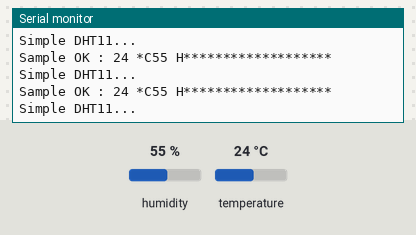
Simulated run of this sketch. Board: Arduino Uno, built with avr-gcc and run on an emulated ATmega328P. Parts: the last lines printed to the serial monitor. The test bench sets the inputs (shaded band); at power-on: humidity 55 %, temperature 24 °C.

Above: at 1.2 s.
1.3 s: humidity set to 22 %
At 2.2 s:
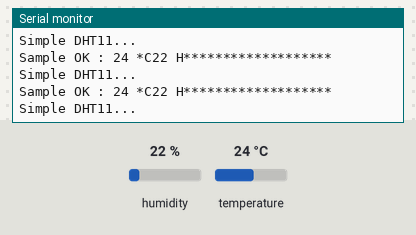
2.8 s: temperature set to 12 °C
At 3.3 s:
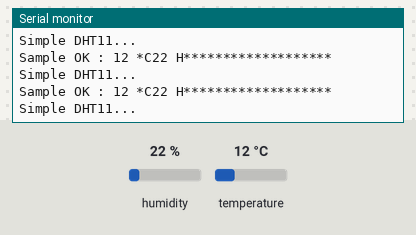
5.8 s: temperature set to 1 °C
At 6.7 s:
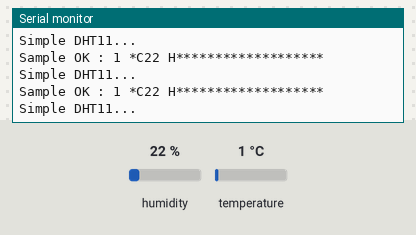
Timing chart, 0 to 8.8 s (numbered marks = the images above; inputs shaded):
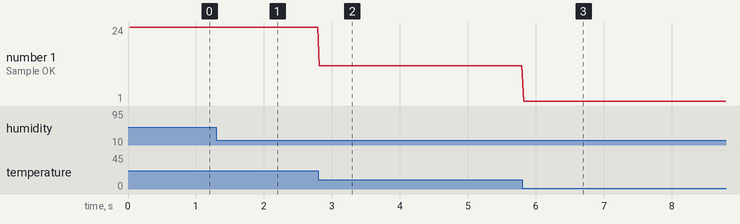

The sketch:

Matrice_led.ino
```cpp
//#include <WiFi.h>
//#include <time.h>
#include <MD_Parola.h>
#include <MD_MAX72xx.h>
#include <SPI.h>
#include "LiquidCrystal.h"
#include "Ultrasonic.h"
#include <SimpleDHT.h>


#define HARDWARE_TYPE MD_MAX72XX::FC16_HW
//#define HARDWARE_TYPE MD_MAX72XX::GENERIC_H

#define MAX_DEVICES 4

#define CLK_PIN   13 // or SCK
#define DATA_PIN  11 // or MOSI
#define CS_PIN    9 // or SS

int dht = 7;
byte temp = 0;
byte humidite = 0;

// Arbitrary output pins
SimpleDHT11 dht11(dht);
MD_Parola P = MD_Parola(HARDWARE_TYPE, DATA_PIN, CLK_PIN, CS_PIN, MAX_DEVICES);


/**********  User Config Setting   ******************************/
//char* ssid = "SFR_ED9F";
//char* password = "2nx94rfr36r4nin1n6ql";

struct animations {
  textEffect_t anim_in;
  textEffect_t anim_out;
  const char* textOut;
  const int* values;
  uint16_t speed;
  uint16_t pause;
  textPosition_t just;
};

animations animList1[] =
{
  //{ PA_SCAN_HORIZX, PA_SCAN_HORIZX, "", 5,2, PA_LEFT},
  //{ PA_RANDOM, PA_CLOSING_CURSOR, "Love", 5,2, PA_CENTER},
  //{ PA_FADE, PA_FADE, "you", 15,1, PA_CENTER},
  //{ PA_SCROLL_LEFT, PA_SCROLL_LEFT, "TEST", 5, 0, PA_LEFT},
  { PA_FADE, PA_FADE, "temp : ",26, 15, 1, PA_CENTER } ,
  //{ PA_SCROLL_LEFT, PA_SCROLL_LEFT, "HUMI :", 5, 0, PA_LEFT} ,


  //{ PA_SCROLL_LEFT, PA_SCROLL_LEFT, heart, 5, 0, PA_LEFT}
};

animations animList2[] =
{
  //{ PA_SCAN_HORIZX, PA_SCAN_HORIZX, "Hello", 5,2, PA_LEFT},
  //{ PA_RANDOM, PA_CLOSING_CURSOR, "Love", 5,2, PA_CENTER},
  //{ PA_FADE, PA_FADE, "you", 15,1, PA_CENTER},
  //{ PA_SCROLL_LEFT, PA_SCROLL_LEFT, "TEST", 5, 0, PA_LEFT},
  //{ PA_OPENING, PA_CLOSING, "JESUS SAVES", 5,5, PA_CENTER} ,

  //{ PA_SCROLL_LEFT, PA_SCROLL_LEFT, heart, 5, 0, PA_LEFT}
};

void setup(void)
{
  Serial.begin(115200);
  P.setIntensity(7);
  P.displayClear();
  pinMode(dht, INPUT);

  for (uint8_t i = 0; i < ARRAY_SIZE(animList1); i++)
  {
    animList1[i].speed *= P.getSpeed(); animList1[i].pause *= 500;
  }
  for (uint8_t i = 0; i < ARRAY_SIZE(animList2); i++)
  {
    animList2[i].speed *= P.getSpeed(); animList2[i].pause *= 500;
  }
}

void loop(void)
{

  /*if (P.displayAnimate()) {
      P.displayReset();
    }*/ Serial.println("*******************");
  Serial.println("Simple DHT11...");


  int err = SimpleDHTErrSuccess;
  if ((err = dht11.read(&temp, &humidite, NULL) != SimpleDHTErrSuccess))
  {
    Serial.print("Read DHT11 failed, err=");
    Serial.println(err);
    delay(1000);
    return;
  }

  Serial.print("Sample OK : ");
  Serial.print((int)temp);
  Serial.print(" *C");

  Serial.print((int)humidite);
  Serial.print(" H");


  static uint8_t i = 0;

  if (P.displayAnimate())
  {
    if (i == ARRAY_SIZE(animList1) /*&& i == ARRAY_SIZE(animList2)*/) i = 0;
    {
      P.displayText(animList1[i].textOut, animList1[i].just, animList1[i].speed,
                    animList1[i].pause, animList1[i].anim_in, animList1[i].anim_out);
      /*P.displayText(animList2[i].textOut, animList2[i].just, animList2[i].speed,
                    animList2[i].pause, animList2[i].anim_in, animList2[i].anim_out);*/
      delay(500);
      i++;
    }
  }


  /*lcd.setCursor(14, 0);
    lcd.print(temp);

    lcd.setCursor(10, 1);
    lcd.print(humidite);*/


}
```

Measured:
- after the input at 1.3 s, the serial monitor: prints a new line at once (image 1)
- after the input at 2.8 s, the serial monitor: prints a new line at once (image 2)
- after the input at 5.8 s, the serial monitor: prints a new line at once (image 3)
- plotted number 1: 24 → 12 after the input at 2.8 s, 12 → 1 after the input at 5.8 s
